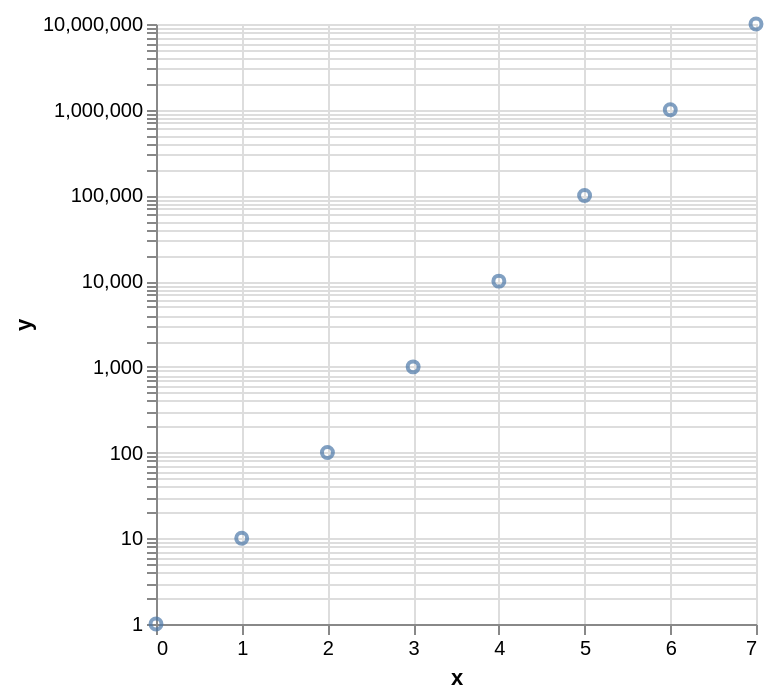

Write the Vega-Lite specification saved for this chart.
### Vega-Lite specification from a JSON file in a GitHub repository (floating-point values rounded to 4 significant figures)
{"$schema": "https://vega.github.io/schema/vega-lite/v5.json", "mark": "point", "data": {"values": [{"x": 0, "y": 1}, {"x": 1, "y": 10}, {"x": 2, "y": 100}, {"x": 3, "y": 1000}, {"x": 4, "y": 10000}, {"x": 5, "y": 100000}, {"x": 6, "y": 1000000}, {"x": 7, "y": 10000000}]}, "encoding": {"x": {"field": "x", "type": "quantitative"}, "y": {"field": "y", "scale": {"type": "log"}}}}
